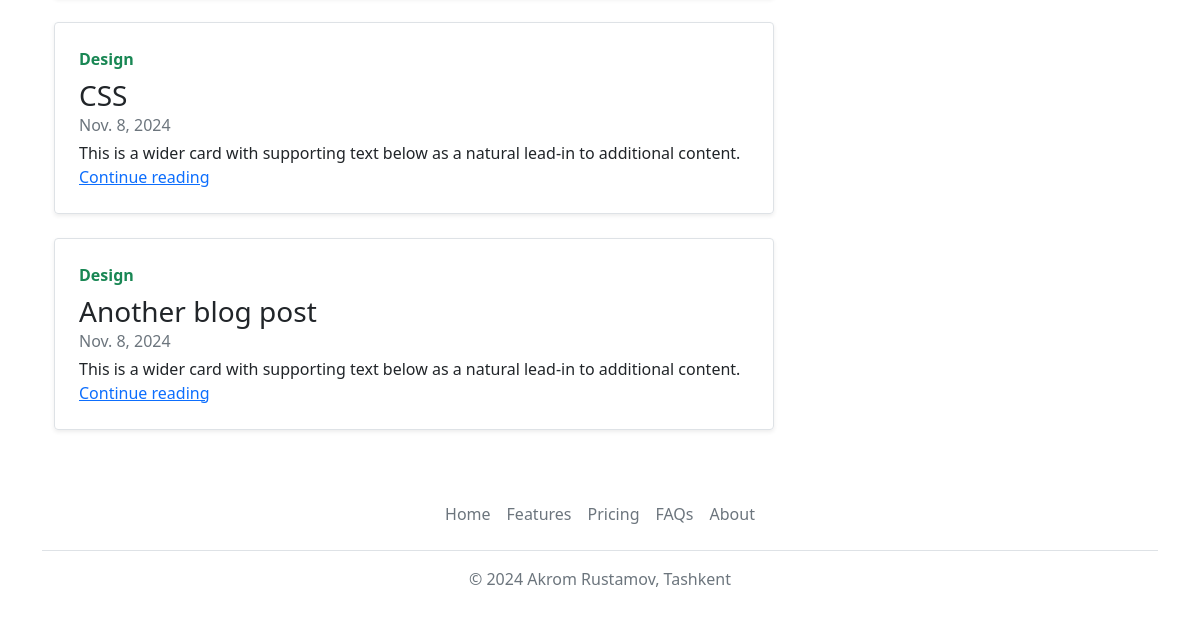
/post/user/ (signed in, lower part), run on an earlier commit of the app's database.
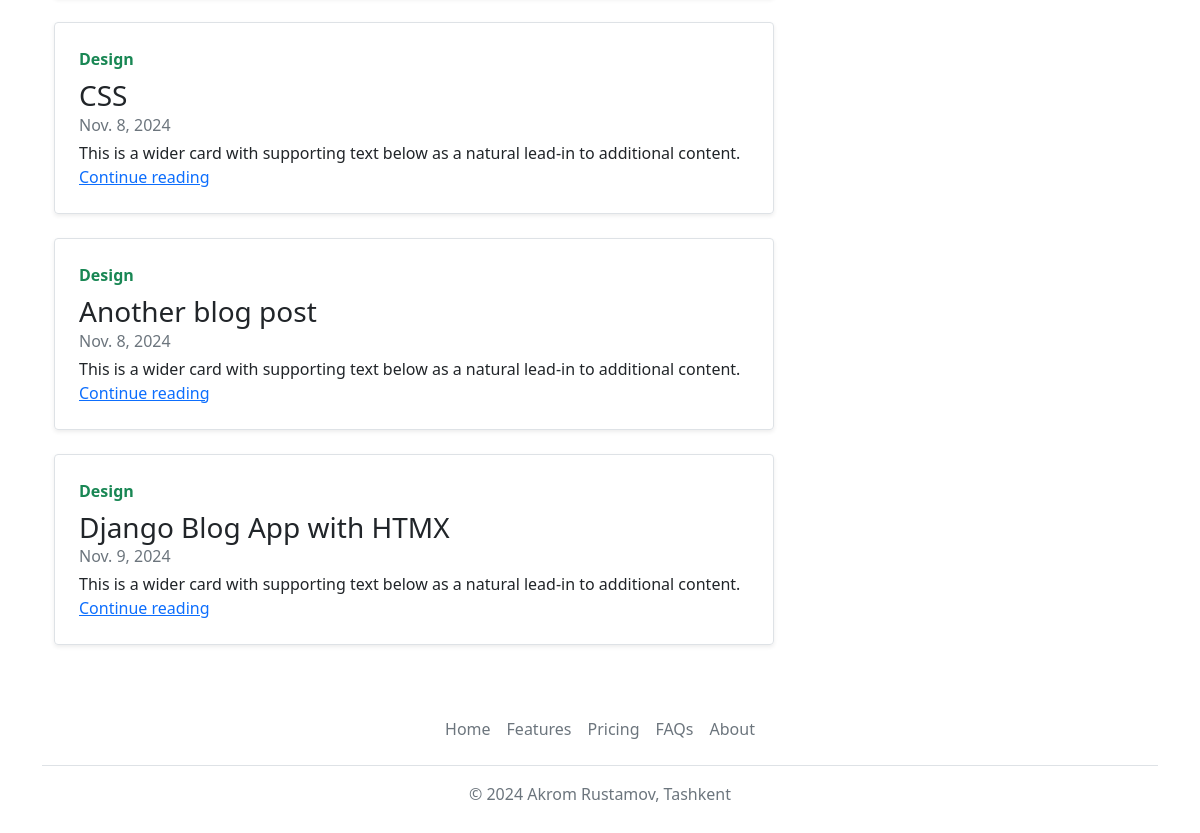
And on a later commit of the database.
### apps/blog/models.py (models this page shows, shortened)
class Post(TimestempedAbstractModel):
    title = models.CharField(max_length=120)
    slug = models.SlugField(max_length=255, unique=True, db_index=True)
    content = models.TextField()
    publisher_at = models.DateField()
    is_active = models.BooleanField(default=False)
    author = models.ForeignKey("User", models.CASCADE, "posts")
    watching = models.BigIntegerField(default=0)
    def get_absolute_url(self):
        return reverse("post_detail", kwargs={"slug": self.slug})

### apps/blog/views.py (the view)
# urls.py: path("post/user/", views.UserPostPageView.as_view(), name="user_posts"),
class UserPostPageView(LoginRequiredMixin, View):
    template_name = "blog/user_posts.html"
    def get(self, request):
        search_query_for_user_posts = request.GET.get("search_query_for_user_posts", None)
        posts = Post.objects.filter(author=request.user)
        if search_query_for_user_posts is not None:
            posts = get_search_model_queryset(posts, search_query_for_user_posts)
        return render(request, "blog/user_posts.html", {"posts": posts})

### templates/blog/user_posts.html (shortened to what this page needs)
{% extends 'base.html' %}
{% load static %}
{% block content %}
    <main role="main" class="container">
      <div class="row">
        <div class="col-md-8">
            {% for post in posts %}
            <div class="col-md-12 mt-3 mb-3">
              <div class="row g-0 border rounded overflow-hidden flex-md-row mb-4 shadow-sm h-md-250 position-relative">
                <div class="col p-4 d-flex flex-column position-static">
                  {% if post.is_active %}
                  <strong class="d-inline-block mb-2 text-success">Design</strong>
                  {% else %}
                  <strong class="d-inline-block mb-2 text-primary">World</strong>
                  {% endif %}
                  <h3 class="mb-0">{{ post.title }}</h3>
                  <div class="mb-1 text-muted">{{ post.publisher_at }}</div>
                  <p class="card-text mb-auto">This is a wider card with supporting text below as a natural lead-in to additional content.</p>
                  <a href="{{ post.get_absolute_url }}" class="stretched-link">Continue reading</a>
                </div>
              </div>
            </div>
            {% empty %}
            <center><div class="p-4">Now posts</div></center>
            {% endfor %}
          </div>
         {% include 'components/latest_posts.html' %}
      </div>
      </main>
{% endblock %}

What changed in the data, as far as the page shows it:
added Post: is_active "Design", title "Django Blog App with HTMX", publisher_at "Nov. 9, 2024"
